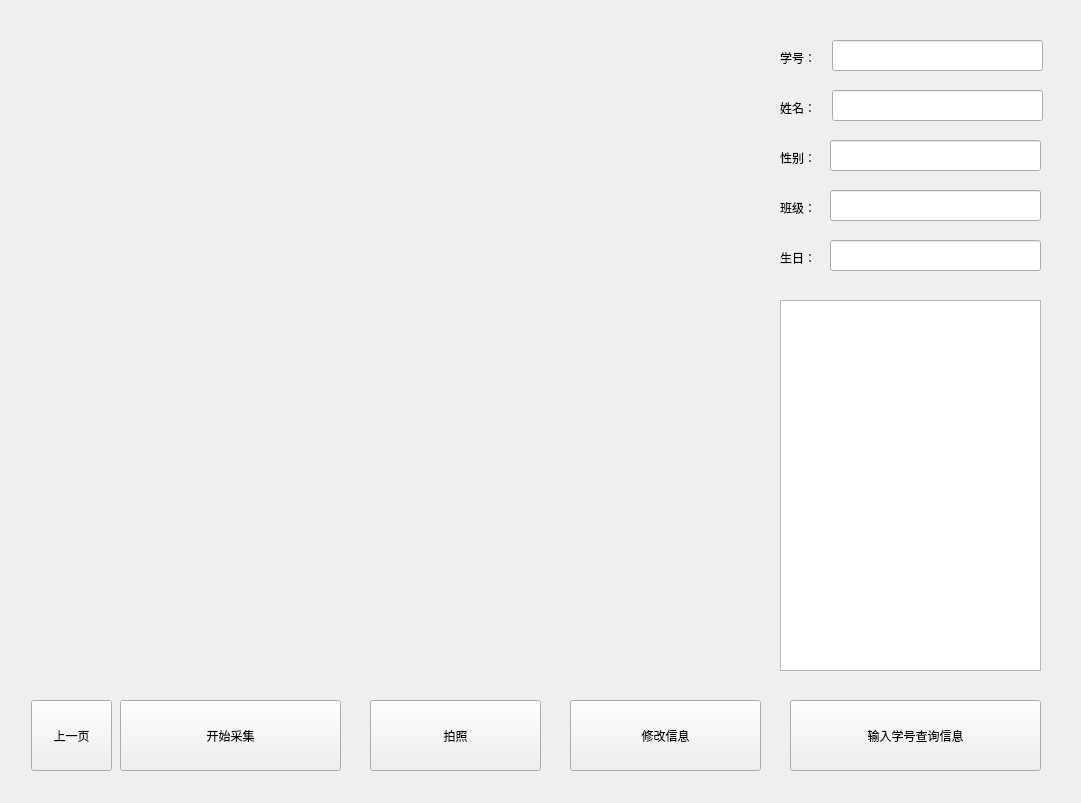
<?xml version="1.0" encoding="UTF-8"?>
<ui version="4.0">
 <class>Form</class>
 <widget class="QWidget" name="Form">
  <property name="geometry">
   <rect>
    <x>0</x>
    <y>0</y>
    <width>1081</width>
    <height>803</height>
   </rect>
  </property>
  <property name="windowTitle">
   <string>Form</string>
  </property>
  <widget class="QLabel" name="label_3">
   <property name="geometry">
    <rect>
     <x>780</x>
     <y>150</y>
     <width>72</width>
     <height>15</height>
    </rect>
   </property>
   <property name="text">
    <string>性别：</string>
   </property>
  </widget>
  <widget class="QLabel" name="label_4">
   <property name="geometry">
    <rect>
     <x>780</x>
     <y>200</y>
     <width>72</width>
     <height>15</height>
    </rect>
   </property>
   <property name="text">
    <string>班级：</string>
   </property>
  </widget>
  <widget class="QLabel" name="label_5">
   <property name="geometry">
    <rect>
     <x>780</x>
     <y>250</y>
     <width>72</width>
     <height>15</height>
    </rect>
   </property>
   <property name="text">
    <string>生日：</string>
   </property>
  </widget>
  <widget class="QLineEdit" name="name_inpot">
   <property name="geometry">
    <rect>
     <x>832</x>
     <y>90</y>
     <width>211</width>
     <height>31</height>
    </rect>
   </property>
  </widget>
  <widget class="QLabel" name="label_2">
   <property name="geometry">
    <rect>
     <x>780</x>
     <y>100</y>
     <width>72</width>
     <height>15</height>
    </rect>
   </property>
   <property name="text">
    <string>姓名：</string>
   </property>
  </widget>
  <widget class="QLineEdit" name="birth_inpot">
   <property name="geometry">
    <rect>
     <x>830</x>
     <y>240</y>
     <width>211</width>
     <height>31</height>
    </rect>
   </property>
  </widget>
  <widget class="QPushButton" name="quer_bot">
   <property name="geometry">
    <rect>
     <x>790</x>
     <y>700</y>
     <width>251</width>
     <height>71</height>
    </rect>
   </property>
   <property name="text">
    <string>输入学号查询信息</string>
   </property>
  </widget>
  <widget class="QLabel" name="label">
   <property name="geometry">
    <rect>
     <x>780</x>
     <y>50</y>
     <width>72</width>
     <height>15</height>
    </rect>
   </property>
   <property name="text">
    <string>学号：</string>
   </property>
  </widget>
  <widget class="QPushButton" name="amend_bot">
   <property name="geometry">
    <rect>
     <x>570</x>
     <y>700</y>
     <width>191</width>
     <height>71</height>
    </rect>
   </property>
   <property name="text">
    <string>修改信息</string>
   </property>
  </widget>
  <widget class="QLineEdit" name="id_inpot">
   <property name="geometry">
    <rect>
     <x>832</x>
     <y>40</y>
     <width>211</width>
     <height>31</height>
    </rect>
   </property>
  </widget>
  <widget class="QTextEdit" name="infor_text">
   <property name="geometry">
    <rect>
     <x>780</x>
     <y>300</y>
     <width>261</width>
     <height>371</height>
    </rect>
   </property>
  </widget>
  <widget class="QLineEdit" name="class_input">
   <property name="geometry">
    <rect>
     <x>830</x>
     <y>190</y>
     <width>211</width>
     <height>31</height>
    </rect>
   </property>
  </widget>
  <widget class="QLineEdit" name="sex_inpot">
   <property name="geometry">
    <rect>
     <x>830</x>
     <y>140</y>
     <width>211</width>
     <height>31</height>
    </rect>
   </property>
  </widget>
  <widget class="QPushButton" name="camare_bot">
   <property name="geometry">
    <rect>
     <x>370</x>
     <y>700</y>
     <width>171</width>
     <height>71</height>
    </rect>
   </property>
   <property name="text">
    <string>拍照</string>
   </property>
  </widget>
  <widget class="QPushButton" name="gather_bot">
   <property name="geometry">
    <rect>
     <x>120</x>
     <y>700</y>
     <width>221</width>
     <height>71</height>
    </rect>
   </property>
   <property name="text">
    <string>开始采集</string>
   </property>
  </widget>
  <widget class="QLabel" name="title_01">
   <property name="geometry">
    <rect>
     <x>251</x>
     <y>20</y>
     <width>201</width>
     <height>20</height>
    </rect>
   </property>
   <property name="text">
    <string/>
   </property>
  </widget>
  <widget class="QPushButton" name="previou_bot">
   <property name="geometry">
    <rect>
     <x>31</x>
     <y>700</y>
     <width>81</width>
     <height>71</height>
    </rect>
   </property>
   <property name="text">
    <string>上一页</string>
   </property>
  </widget>
  <widget class="QLabel" name="voide_pr">
   <property name="geometry">
    <rect>
     <x>41</x>
     <y>84</y>
     <width>691</width>
     <height>571</height>
    </rect>
   </property>
   <property name="text">
    <string/>
   </property>
  </widget>
 </widget>
 <resources/>
 <connections/>
</ui>
